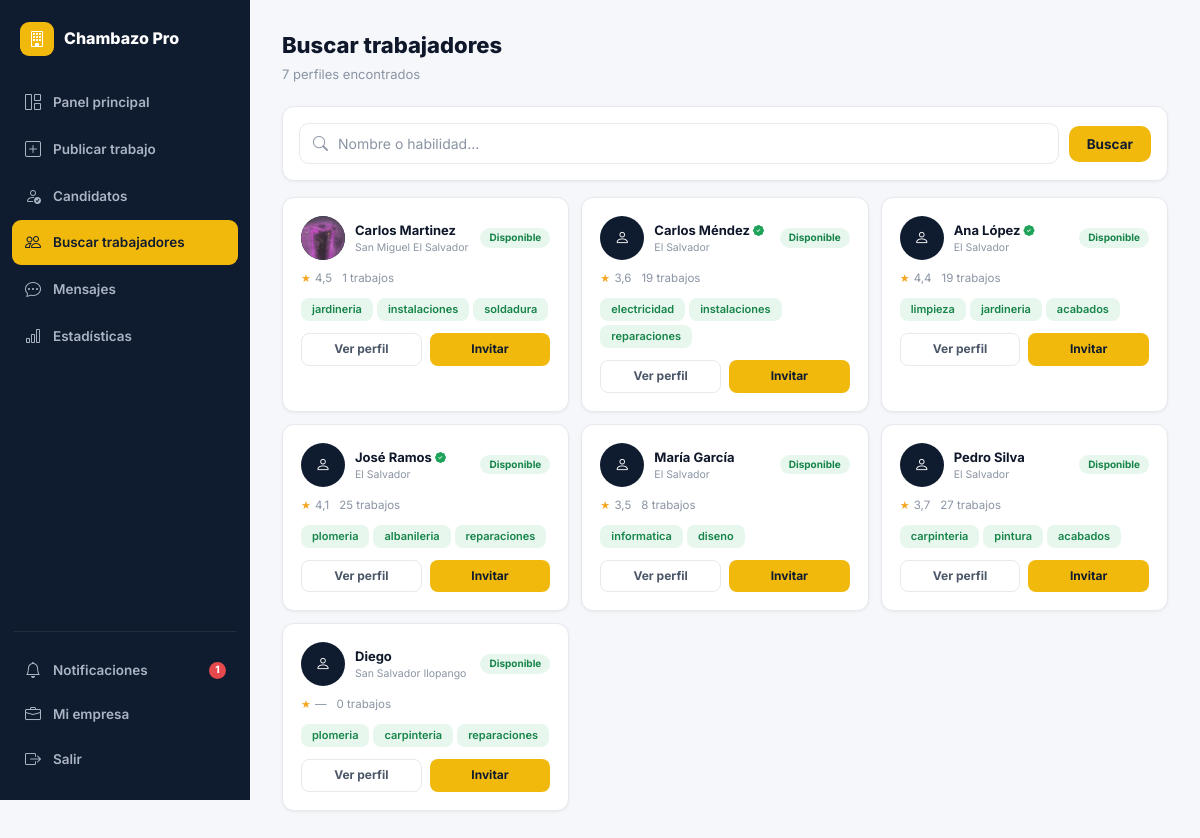
The app's page /contratista/buscar-trabajadores/ (signed in) with its own data.
### core/models.py (models this page shows, shortened)
class UserProfile(models.Model):
    ROL_CHOICES = [('trabajador', 'Trabajador'), ('contratista', 'Contratista')]
    user        = models.OneToOneField(User, on_delete=models.CASCADE, related_name='profile')
    rol         = models.CharField(max_length=20, choices=ROL_CHOICES)
    telefono    = models.CharField(max_length=20, blank=True)
    ubicacion   = models.CharField(max_length=100, blank=True)
    lat         = models.FloatField(null=True, blank=True)
    lng         = models.FloatField(null=True, blank=True)
    descripcion = models.TextField(blank=True)
    habilidades = models.JSONField(default=list, blank=True)
    empresa     = models.CharField(max_length=100, blank=True)
    foto        = models.ImageField(upload_to='fotos/', null=True, blank=True)
    verificado  = models.BooleanField(default=False)
    calificacion= models.FloatField(default=0.0)
    total_trabajos = models.IntegerField(default=0)
    notif_email = models.BooleanField(default=True)
    notif_sistema = models.BooleanField(default=True)
    disponible  = models.BooleanField(default=True)   # activo para contratar
    tarifa_hora = models.DecimalField(max_digits=8, decimal_places=2, null=True, blank=True)
    experiencia_anos = models.PositiveIntegerField(default=0)
    portfolio_url = models.URLField(blank=True)

### core/views.py (the view)
# urls.py: path('contratista/buscar-trabajadores/', views.buscar_trabajadores, name='buscar_trabajadores'),
@login_required
def buscar_trabajadores(request):
    if request.user.profile.rol != 'contratista':
        return redirect('home_trabajador')
    qs = UserProfile.objects.filter(rol='trabajador').select_related('user')
    q = request.GET.get('q', '')
    if q:
        qs = qs.filter(Q(user__first_name__icontains=q) | Q(user__last_name__icontains=q)
                       | Q(habilidades__icontains=q))
    trabajadores = list(qs[:40])
    ctx = ctx_base(request)
    ctx.update({'trabajadores': trabajadores, 'skills': SKILL_CHOICES, 'active': 'buscar_trab'})
    return render(request, 'core/buscar_trabajadores.html', ctx)

### core/views.py (called while the page is built)
def ctx_base(request):
    ctx = {'GOOGLE_MAPS_KEY': settings.GOOGLE_MAPS_API_KEY}
    if request.user.is_authenticated:
        ctx['notif_count'] = Notificacion.objects.filter(usuario=request.user, leida=False).count()
        if request.user.profile.rol == 'trabajador':
            ctx['urgentes_count'] = Trabajo.objects.filter(activo=True, es_urgente=True).count()
            ctx['solicitudes_pend_count'] = Solicitud.objects.filter(
                trabajador=request.user, estado__in=['pendiente', 'en_revision']).count()
    return ctx

### core/templates/core/buscar_trabajadores.html (shortened to what this page needs)
{% extends 'core/base.html' %}
{% block body %}
{% include 'core/_sidebar_contratista.html' %}
<div class="page-hd"><div><h1>Buscar trabajadores</h1><p>{{ trabajadores|length }} perfiles encontrados</p></div></div>
<div class="filter-card mb-16">
  <form method="get" class="flex-c gap-10">
    <div class="input-icon-wrap" style="flex:1;"><i class="bi bi-search"></i><input type="text" name="q" value="{{ request.GET.q }}" class="form-control" placeholder="Nombre o habilidad..."></div>
    <button type="submit" class="btn btn-y">Buscar</button>
  </form>
</div>
<div class="stats-grid g3">
{% for p in trabajadores %}
  <div class="card">
    <div class="card-body">
      <div class="flex-c gap-10 mb-10">
        <div class="conv-av" style="width:44px;height:44px;">{% if p.foto %}<img src="{{ p.foto.url }}" style="width:44px;height:44px;border-radius:50%;object-fit:cover;">{% else %}<i class="bi bi-person"></i>{% endif %}</div>
        <div style="flex:1;">
          <div class="fw-700 t-sm">{{ p.user.get_full_name|default:p.user.username }} {% if p.verificado %}<i class="bi bi-patch-check-fill t-green" style="font-size:11px;"></i>{% endif %}</div>
          <div class="t-xxs t-muted">{{ p.ubicacion|default:"El Salvador" }}</div>
        </div>
        <span class="pill {% if p.disponible %}pill-green{% else %}pill-red-lt{% endif %}" style="padding:2px 9px;font-size:10px;">{% if p.disponible %}Disponible{% else %}Ocupado{% endif %}</span>
      </div>
      <div class="flex-c gap-10 mb-10 t-xs t-muted">
        <span><span class="stars" style="font-size:11px;">★</span> {{ p.calificacion|default:"—" }}</span>
        <span>{{ p.total_trabajos }} trabajos</span>
      </div>
      <div style="display:flex;flex-wrap:wrap;gap:4px;margin-bottom:12px;">
        {% for h in p.habilidades|slice:":3" %}<span class="skill-tag">{{ h }}</span>{% endfor %}
      </div>
      <div class="two-col" style="display:grid;grid-template-columns:1fr 1fr;gap:8px;">
        <a href="{% url 'perfil_publico' p.user.pk %}" class="btn btn-outline btn-sm" style="justify-content:center;">Ver perfil</a>
        <a href="{% url 'invitar_trabajador' p.user.pk %}" class="btn btn-y btn-sm" style="justify-content:center;">Invitar</a>
      </div>
    </div>
  </div>
{% empty %}
  <div class="empty-state" style="grid-column:1/-1;"><div class="empty-icon">🔍</div><div class="empty-title">Sin resultados</div></div>
{% endfor %}
</div>
{% include 'core/_sidebar_close.html' %}
{% endblock %}

### static/css/chambazo.css (style rules this page uses)
:root { --green:#1FA35A; --green-dark:#178449; --green-light:#e7f7ee; --green-glow:rgba(31,163,90,.18); --yellow:#F2B90D; --yellow-dark:#c99a08; --yellow-light:#fdf6dc; --red:#e5484d; --red-light:#fdeceb; --blue:#3b82f6; --blue-light:#e8f0fe; --purple:#8b5cf6; --purple-light:#f1ebfe; --navy:#0f1b2e; --navy-2:#16233a; --navy-3:#1c2c47; --dark:#0f172a; --mid:#4b5768; --muted:#8a94a3; --border:#e6e9ee; --bg:#f5f7fa; --white:#ffffff; --r-sm:8px; --r:12px; --r-lg:16px; --r-xl:22px; --sh:0 1px 3px rgba(15,23,42,.06); --sh-md:0 4px 14px rgba(15,23,42,.08); --sh-lg:0 10px 34px rgba(15,23,42,.12); --sh-xl:0 24px 64px rgba(15,23,42,.18); --font:'Inter',system-ui,sans-serif; --tr:all .18s cubic-bezier(.4,0,.2,1); }
*,*::before,*::after { box-sizing:border-box;margin:0;padding:0 }
html { scroll-behavior:smooth }
body { font-family:var(--font);background:var(--bg);color:var(--dark);line-height:1.55;-webkit-font-smoothing:antialiased }
a { color:inherit;text-decoration:none }
img { max-width:100%;display:block }
input,textarea,select,button { font-family:inherit }
.t-sm { font-size:13px }
.t-xs { font-size:11.5px }
.t-xxs { font-size:10.5px }
.fw-700 { font-weight:700 }
.t-green { color:var(--green) }
.t-muted { color:var(--muted) }
.page-hd { display:flex;align-items:flex-start;justify-content:space-between;margin-bottom:22px;gap:14px;flex-wrap:wrap }
.page-hd h1 { font-size:22px;font-weight:800;color:var(--dark) }
.page-hd p { font-size:13px;color:var(--muted);margin-top:2px }
.card { background:#fff;border-radius:var(--r);box-shadow:var(--sh);border:1px solid var(--border) }
.card-body { padding:18px }
.stats-grid { display:grid;grid-template-columns:repeat(4,1fr);gap:12px;margin-bottom:20px }
.stats-grid.g3 { grid-template-columns:repeat(3,1fr) }
.pill { padding:7px 16px;border-radius:99px;font-size:12.5px;font-weight:700;display:inline-flex;align-items:center;gap:6px }
.pill-green { background:var(--green-light);color:var(--green-dark) }
.btn { display:inline-flex;align-items:center;justify-content:center;gap:7px;padding:10px 18px;border-radius:10px;font-size:13.5px;font-weight:700;cursor:pointer;border:none;transition:var(--tr);white-space:nowrap }
.btn-y { background:var(--yellow);color:var(--navy) }
.btn-outline { background:none;border:1.5px solid var(--border);color:var(--mid) }
.btn-sm { padding:6px 13px;font-size:12px;border-radius:8px }
.form-control { width:100%;padding:11px 14px;border-radius:10px;border:1.5px solid var(--border);font-size:14px;color:var(--dark);background:#fff;transition:var(--tr);outline:none }
.form-control::placeholder { color:var(--muted) }
.input-icon-wrap { position:relative }
.input-icon-wrap i { position:absolute;left:14px;top:50%;transform:translateY(-50%);color:var(--muted);font-size:15px }
.input-icon-wrap .form-control { padding-left:38px }
.skill-tag { display:inline-flex;align-items:center;padding:3px 11px;border-radius:8px;background:var(--green-light);color:var(--green-dark);font-size:11px;font-weight:600 }
.filter-card { background:#fff;border-radius:var(--r);padding:16px;box-shadow:var(--sh);border:1px solid var(--border);margin-bottom:14px }
.conv-av { width:38px;height:38px;border-radius:50%;background:var(--navy);color:#fff;display:flex;align-items:center;justify-content:center;font-size:15px;flex-shrink:0;overflow:hidden }
.conv-av img { width:38px;height:38px;object-fit:cover }
.flex-c { display:flex;align-items:center }
.gap-10 { gap:10px }
.mb-16 { margin-bottom:16px }
.stars { color:#f5a623;font-size:13px;letter-spacing:1px }
.mb-10 { margin-bottom:10px }
.two-col { display:grid;grid-template-columns:1fr 1fr;gap:14px }

### records on screen
UserProfile: foto (picture), user.get_full_name "Carlos Martinez", ubicacion "San Miguel El Salvador", disponible "Disponible", calificacion "4,5", total_trabajos "1", habilidades "jardineria" "instalaciones" "soldadura"
UserProfile: user.get_full_name "Carlos Méndez", verificado True (drawn), ubicacion "El Salvador", disponible "Disponible", calificacion "3,6", total_trabajos "19", habilidades "electricidad" "instalaciones" "reparaciones"
UserProfile: user.get_full_name "Ana López", verificado True (drawn), ubicacion "El Salvador", disponible "Disponible", calificacion "4,4", total_trabajos "19", habilidades "limpieza" "jardineria" "acabados"
UserProfile: user.get_full_name "José Ramos", verificado True (drawn), ubicacion "El Salvador", disponible "Disponible", calificacion "4,1", total_trabajos "25", habilidades "plomeria" "albanileria" "reparaciones"
UserProfile: user.get_full_name "María García", ubicacion "El Salvador", disponible "Disponible", calificacion "3,5", total_trabajos "8", habilidades "informatica" "diseno"
UserProfile: user.get_full_name "Pedro Silva", ubicacion "El Salvador", disponible "Disponible", calificacion "3,7", total_trabajos "27", habilidades "carpinteria" "pintura" "acabados"
UserProfile: user.get_full_name "Diego", ubicacion "San Salvador Ilopango", disponible "Disponible", calificacion "—", total_trabajos "0", habilidades "plomeria" "carpinteria" "reparaciones"

### other values on screen
{{ notif_count }} "1"
{{ trabajadores|length }} "7"
